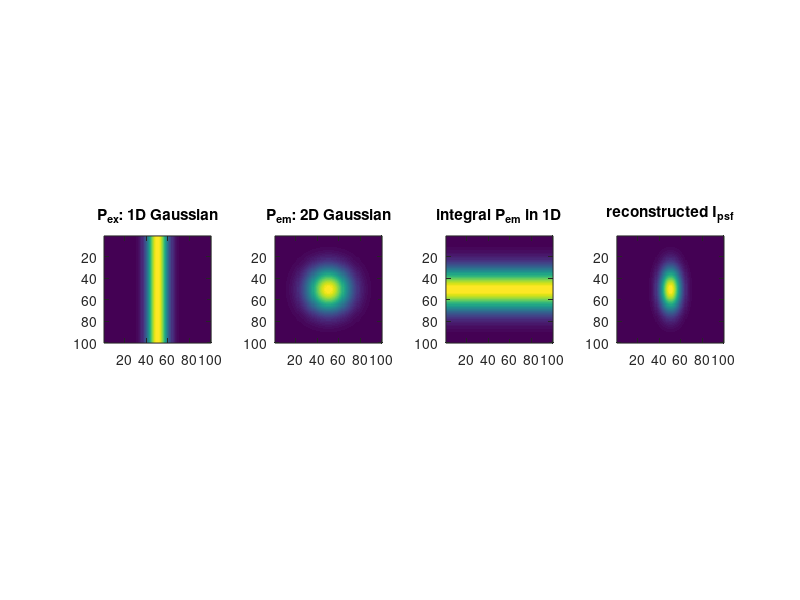

Source code (MATLAB):
clear all;close all;clc

sigma=2;
[x,y]=meshgrid(linspace(-5,5,100));
Pex=exp(-x.^2);
Pem=exp(-x.^2/sigma^2-y.^2/sigma^2);
Pem1=sum(Pem,2);
[x1,y1]=meshgrid(Pem1/max(Pem1(:)));
Peff=Pex.*y1;

figure(1);subplot(1,4,1);imagesc(Pex);title('P_{ex}: 1D Gaussian');axis image;
subplot(1,4,2);imagesc(Pem);title('P_{em}: 2D Gaussian');axis image;
subplot(1,4,3);imagesc(y1);title('integral P_{em} in 1D');axis image;
subplot(1,4,4);imagesc(Peff);title('reconstructed I_{psf}');
axis image;
% figure(4);imagesc(Peff/max(Peff(:))-Pem/max(Pem(:)));